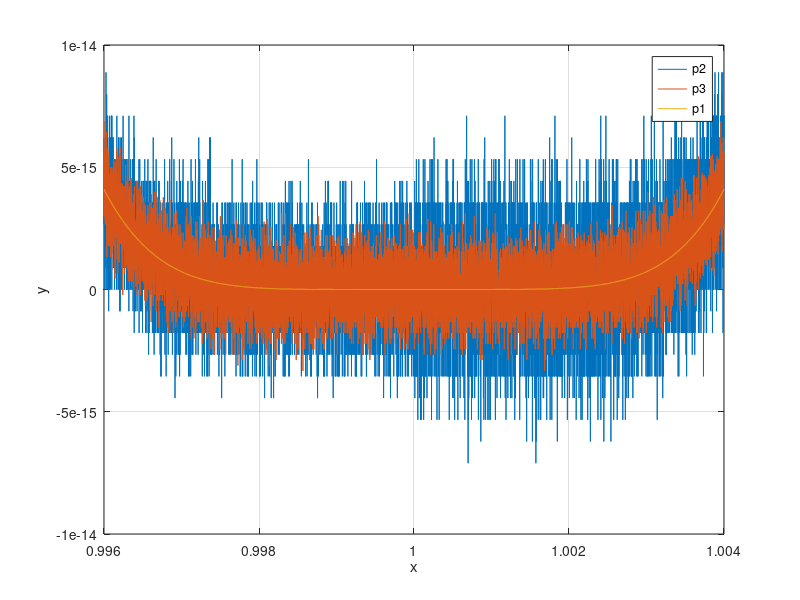

The MATLAB source for this figure:
% esercizio sulla cancellazione
x=linspace(0.996,1.004,10000);
p1=(x-1).^6;
p2=x.^6-6*x.^5+15*x.^4-20*x.^3+15*x.^2-6*x+1;
p3=1+x.*(-6+x.*(15+x.*(-20+x.*(15+x.*(-6+x)))));

figure(1); clf

plot(x,p2,x,p3,x,p1)
legend('p2','p3','p1')
grid on
xlabel('x')
ylabel('y')